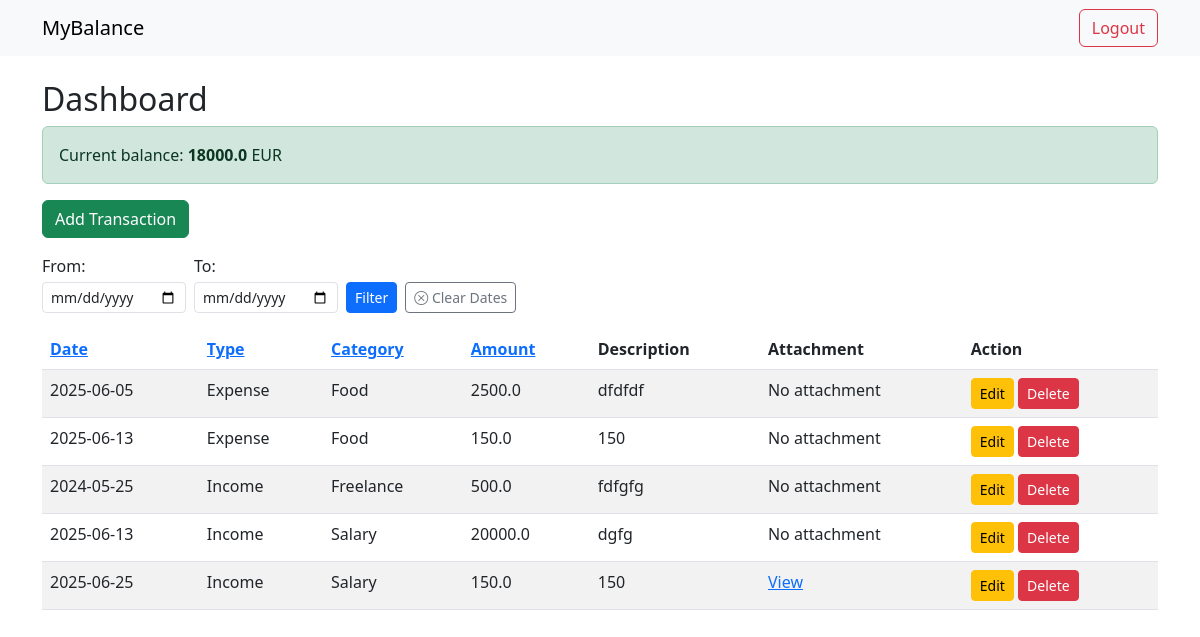
The app's page /dashboard?sort_by=category&order=asc (signed in) with its own data.
### tables this page shows
CREATE TABLE transactions (
              id INTEGER PRIMARY KEY AUTOINCREMENT,
              user_id INTEGER,
              date TEXT,
              type TEXT,
              category TEXT,
              amount REAL,
              description TEXT, attachment TEXT,
              FOREIGN KEY(user_id) REFERENCES users(id)
              );

### app.py (the view)
@app.route('/dashboard')
def dashboard():
        if 'user_id' not in session:
            return redirect(url_for('login'))
        sort_by=request.args.get('sort_by','date')
        order=request.args.get('order','desc')
        if sort_by not in ['date','type','amount', 'category']:
             sort_by='date'
        if order not in ['asc', 'desc']:
             order='desc'
        date_from=request.args.get('from')
        date_to=request.args.get('to')
        query='''
            SELECT id, date, type, category, amount, description, attachment
            FROM transactions
            WHERE user_id=?
        '''
        params=[session['user_id']]
        if date_from:
             query+=" AND date>=?"
             params.append(date_from)
        if date_to:
             query+=" AND date<=?"
             params.append(date_to)
        query+= f"ORDER BY {sort_by} {order}"
        conn=get_db_conn()
        c=conn.cursor()
        c.execute(query, tuple(params))
        transactions=c.fetchall()
        c.execute('''
                    SELECT COALESCE(SUM(CASE WHEN type='Income' THEN amount ELSE 0 END),0)-
                    COALESCE(SUM(CASE WHEN type='Expense' THEN amount ELSE 0 END),0)
                    FROM transactions
                    WHERE user_id=?

                  ''',(session['user_id'],))
        balance=c.fetchone()[0] or 0
        conn.close()
        return render_template('dashboard.html', transactions=transactions, sort_by=sort_by, order=order, date_from=date_from,
                               date_to=date_to, balance=balance)

### app.py (called while the page is built)
def get_db_conn():
     conn=sqlite3.connect(DATABASE)
     conn.row_factory=sqlite3.Row
     return conn

### templates/dashboard.html (shortened to what this page needs)
{% extends 'base.html' %}
{% block content %}
<h2>Dashboard</h2>
<div class="alert {% if balance>=0 %} alert-success {% else %} alert-danger {% endif %}" role="alert">
    Current balance: <strong>{{balance}}</strong> EUR
</div>
<a href="{{ url_for('add') }}" class="btn btn-success mb-3">Add Transaction</a>
<form method="get" class="d-flex align-items-end gap-2 mb-3" style="flex-wrap: wrap; max-width: 600px;">
    <div class="col-auto">
        <label for="from" class="form-label mb-1">From:</label>
        <input type="date" name="from" id="from" class="form-control form-control-sm" value="{{ date_from or ''}}">
    </div>
    <div class="col-auto">
        <label for="to" class="form-label mb-1">To:</label>
        <input type="date" name="to" id="to" class="form-control form-control-sm" value="{{ date_to or ''}}">
    </div>
    <div class="col-auto">
        <button type="submit" class="btn btn-sm btn-primary">Filter</button>
    </div>
    <div class="col-auto">
        <a href="{{ url_for('dashboard')}}" class="btn btn-outline-secondary btn-sm">
            <i class="bi bi-x-circle"></i> Clear Dates</a>
    </div>
</form>
<table class="table table-striped">
    <thead>
        <tr>
            <th><a href="{{ url_for('dashboard',sort_by='date', order='asc' if sort_by!='date' or order=='desc' else 'desc' ) }}">Date</a></th>
            <th><a href="{{ url_for('dashboard', sort_by='type', order='asc' if sort_by!='type' or order=='desc' else 'desc')}}">Type</a></th>
            <th><a href="{{ url_for ('dashboard', sort_by='category', order='asc' if sort_by!='category' or order=='desc' else 'desc')}}">Category</a></th>
            <th><a href ="{{ url_for('dashboard', sort_by='amount', order='asc' if sort_by!='amount' or order=='desc' else 'desc')}}">Amount</a></th>
            <th>Description</th>
            <th>Attachment</th>
            <th>Action</th>
        </tr>
    </thead>
    <tbody>
        {% for t in transactions %}
        <tr>
            <td>{{ t['date'] }}</td>
            <td>{{ t['type'] }}</td>
            <td>{{ t['category'] }}</td>
            <td>{{ t['amount'] }}</td>
            <td>{{ t['description'] }}</td>
            <td>
                {% if  t['attachment']%}
                    <a href="{{ url_for('static', filename='uploads/'+t['attachment'])}}" target="_blank">View</a>
                {% else %}
                    No attachment
                {% endif %}
               </td>
            <td >
                <a href="{{url_for('update', id=t['id'])}}" class="btn btn-sm btn-warning">Edit</a>
                <a href="{{ url_for('confirm_delete', id=t['id'], target='record')}}" class="btn btn-sm btn-danger">Delete</a>
            </td>
        </tr>
        {% endfor %}
    </tbody>
</table>
{% endblock %}

### records on screen
transactions: date "2025-06-05", type "Expense", category "Food", amount "2500.0", description "dfdfdf", shows "No attachment"
transactions: date "2025-06-13", type "Expense", category "Food", amount "150.0", description "150", shows "No attachment"
transactions: date "2024-05-25", type "Income", category "Freelance", amount "500.0", description "fdfgfg", shows "No attachment"
transactions: date "2025-06-13", type "Income", category "Salary", amount "20000.0", description "dgfg", shows "No attachment"
transactions: date "2025-06-25", type "Income", category "Salary", amount "150.0", description "150"

### other values on screen
{{ balance }} "18000.0"
